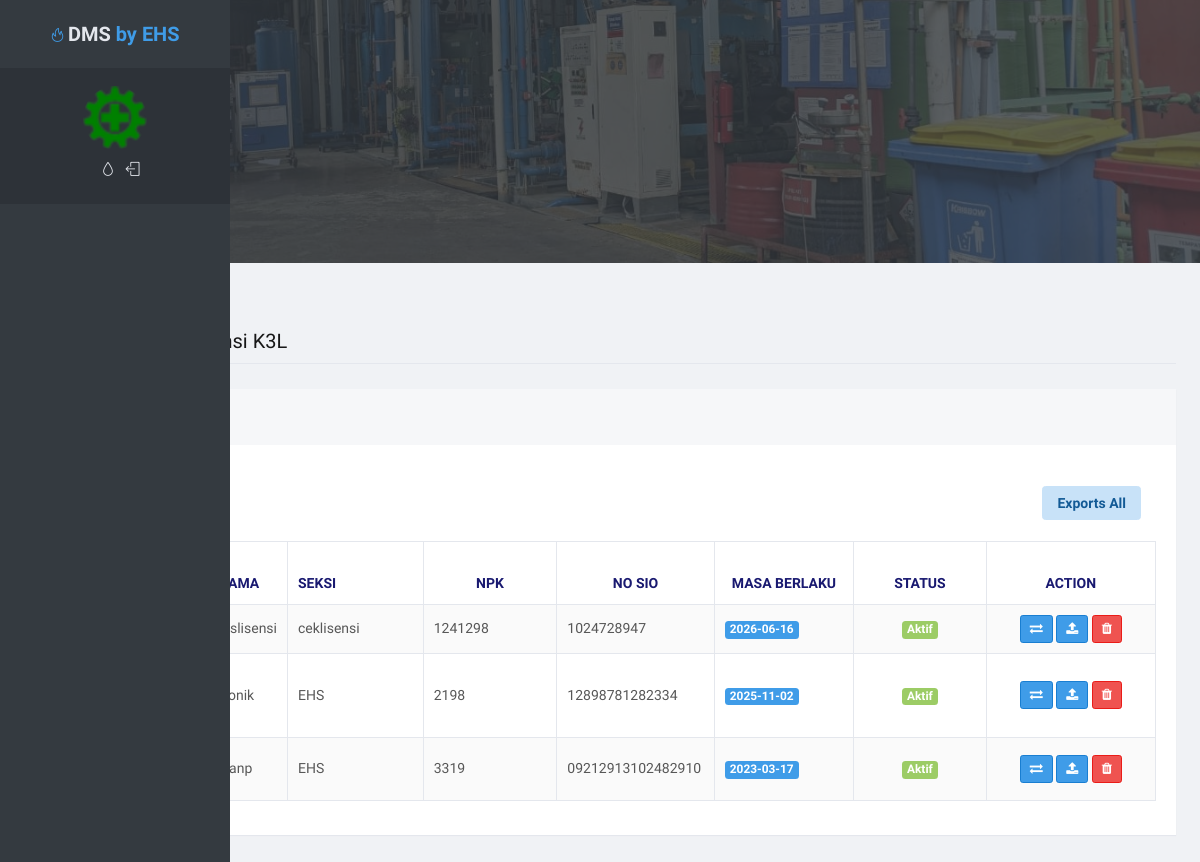
The app's page /index.php/document/viewLisensi, older data.
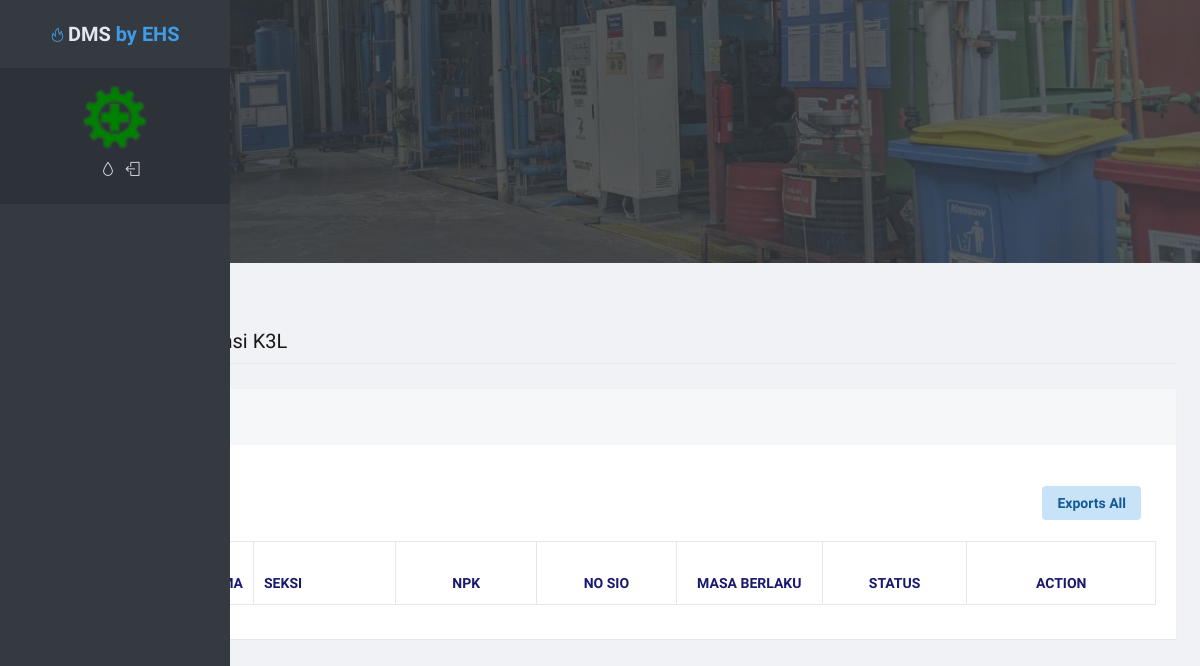
The same page, newer data.
### tables this page shows
CREATE TABLE `document_lisensi` (
  `id_document_lisensi` int(11) NOT NULL,
  `jenis_lisensi` varchar(255) NOT NULL,
  `nama` varchar(255) NOT NULL,
  `seksi` varchar(255) NOT NULL,
  `npk` varchar(50) NOT NULL,
  `no_sio` varchar(255) NOT NULL,
  `masa_berlaku` date NOT NULL,
  `status` enum('active','processing','expired','') NOT NULL,
  `filename` varchar(90) NOT NULL DEFAULT ''
);

### application/controllers/Document.php (called while the page is built, shortened)
<?php
class Document extends CI_Controller
{
	public function __construct()
	{
		$this->load->model('m_documents');
		$this->load->model('m_karyawan');
		$this->load->model('m_upload');
		$this->load->helper('url_helper');
	}
	public function viewLisensi(){
		$data['documents_lisensi'] = $this->m_documents->get_documents_lisensi();
		$this->load->view('templates/header');
		$this->load->view('templates/nav');
		$this->load->view('indexLisensi', $data);
		$this->load->view('templates/footer');
	}
}

### index.php (called while the page is built, shortened)
<?php
require_once BASEPATH.'core/CodeIgniter.php';

### application/models/m_documents.php (called while the page is built, shortened)
<?php
class m_documents extends CI_Model
{
	public function get_documents_lisensi()
	{
		$this->db->from('document_lisensi');
		$this->db->order_by('id_document_lisensi', 'DESC');
		$query = $this->db->get();
		return $query->result_array();
	}
}

### application/views/indexLisensi.php (the view, shortened to what this page needs)
<link rel="stylesheet" type="text/css" href="<?php echo base_url(); ?>assets/css/radiocustom.css" />
<main id="main-container" style="min-height: 2130px;">
	<div class="bg-image bg-image-bottom" style="background-image: url('assets/media/photos/wwt3.jpg');">
		<div class="bg-primary-dark-op">
			<div class="content content-top text-center overflow-hidden">
				<div class="pt-50 pb-20">
				</div>
			</div>
		</div>
	</div>
	<div class="content">
		<h2 class="content-heading">Documents Lisensi K3L</h2>
		<div class="block">
			<div class="block-header block-header-default">
				<h3 class="block-title">Documents<small></small></h3>
			</div>
			<div class="block-content block-content-full">
				<div class="col-12">
					<br>
				</div>
				<div class="col-12 text-right">
					<button type="button" class="btn btn-alt-primary" id="exports-table-lisensi">Exports All</button>
				</div>
				<div class="col-12">
					<br>
				</div>
				<table class="table table-bordered table-striped table-vcenter js-dataTable-full">
					<thead>
						<tr>
							<th class="text-center"></th>
							<th class="d-none d-sm-table-cell">Jenis Lisensi</th>
							<th class="d-none d-sm-table-cell">Nama</th>
							<th class="d-none d-sm-table-cell" style="width: 15%;">Seksi</th>
							<th class="text-center" style="width: 15%;">NPK</th>
							<th class="text-center" style="width: 15%;">No SIO</th>
							<th class="text-center" style="width: 15%;">Masa Berlaku</th>
							<th class="text-center" style="width: 15%;">Status</th>
							<th class="text-center" style="width: 20%;">Action</th>
						</tr>
					</thead>
					<tbody>
						<?php
							$index = 0;
							foreach ($documents_lisensi as $item) {
								$index++;
							?>
							<tr>
								<td class="text-center"><?php echo $index; ?></td>
								<td class="d-none d-sm-table-cell"><?php echo $item['jenis_lisensi']; ?></td>
								<td class="d-none d-sm-table-cell"><?php echo $item['nama']; ?></td>
								<td class="d-none d-sm-table-cell"><?php echo $item['seksi']; ?></td>
								<td class="d-none d-sm-table-cell"><?php echo $item['npk']; ?></td>
								<td class="d-none d-sm-table-cell"><?php echo $item['no_sio']; ?></td>
								<td class="d-none d-sm-table-cell">
									<?php
										if ($item['status'] == 'expired') {
											echo '<a href="' . base_url('notifyLisensi/' . $item['id_document_lisensi']) . '">';
											echo '<span class="badge badge-danger">' . $item['masa_berlaku'] . '</span>';
											echo '</a>';
										} else {
											echo '<span class="badge badge-primary">' . $item['masa_berlaku'] . '</span>';
										}
									?>
								</td>
								<td class="d-none d-sm-table-cell text-center">
									<?php
										switch ($item['status']) {
											case 'active' :
												echo '<span class="badge badge-success">Aktif</span>';
												break;
										}
									?>
								</td>
								<td class="text-center">
									<?php if ($item['status'] != 'expired') { ?>
										<a href="<?php echo base_url('document/flip_status_lisensi/' . $item['id_document_lisensi']); ?>" data-toggle="tooltip-lisensi" title="Tombol ini digunakan untuk mengubah status dari diproses menjadi aktif ataupun sebaliknya" class="btn btn-sm btn-primary">
											<i class="fa fa-exchange"></i>
										</a>
									<?php } ?>
									<button type="button" class="btn btn-sm btn-primary" data-id="<?php echo $item['id_document_lisensi']; ?>" data-name="<?php echo $item['jenis_lisensi']; ?>" data-toggle="modal" data-target="#modal-block-upload-lisensi">
										<i class="fa fa-upload"></i>
									</button>
									<a href="<?php echo base_url('deleteLisensi/' . base64_encode($item['id_document_lisensi'])); ?>" class="btn btn-sm btn-danger" data-toggle="tooltip-lisensi" title="Tombol ini digunakan untuk menghapus data">
										<i class="fa fa-trash"></i>
									</a>
								</td>
							</tr>
						<?php }  ?>
					</tbody>
				</table>
			</div>
		</div>
	</div>
</main>

### application/views/templates/header.php (shortened to what this page needs)
<!doctype html>
<html lang="en" class="no-focus">
<head>
	<link rel="stylesheet" href="<?= base_url(). 'assets/js/plugins/datatables/dataTables.bootstrap4.css' ?>">
	<link rel="stylesheet" id="css-main" href="<?= base_url(). 'assets/css/codebase.min.css'?>">
</head>
<body>

### application/views/templates/nav.php (shortened to what this page needs)
?><div id="page-container" class="sidebar-mini sidebar-o sidebar-inverse enable-page-overlay side-scroll page-header-fixed page-header-glass page-header-inverse main-content-boxed">
	<nav id="sidebar">
		<div class="sidebar-content">
			<div class="content-header content-header-fullrow px-15">
				<div class="content-header-section sidebar-mini-visible-b">
					<span class="content-header-item font-w700 font-size-xl float-left animated fadeIn">
						<span class="text-dual-primary-dark">D</span><span class="text-primary">S</span>
					</span>
				</div>
			</div>
			<div class="content-side content-side-full content-side-user px-10 align-parent">
				<div class="sidebar-mini-visible-b align-v animated fadeIn">
					<img class="img-avatar img-avatar32" src="<?= base_url(). 'assets/media/avatars/k3logo.ico'?>" alt="">
				</div>
			</div>
			<div class="content-side content-side-full">
			</div>
		</div>
	</nav>
	<header id="page-header">
		<div class="content-header">
			<div class="content-header-section">
				<button type="button" class="btn btn-circle btn-dual-secondary" data-toggle="layout" data-action="sidebar_toggle">
					<i class="fa fa-navicon"></i>
				</button>
				<div class="btn-group" role="group">
					<button type="button" class="btn btn-circle btn-dual-secondary" id="page-header-options-dropdown" data-toggle="dropdown" aria-haspopup="true" aria-expanded="false">
					</button>
				</div>
			</div>
			<div class="content-header-section">
				<div class="btn-group" role="group">
					<button type="button" class="btn btn-rounded btn-dual-secondary" id="page-header-user-dropdown" data-toggle="dropdown" aria-haspopup="true" aria-expanded="false">
					</button>
				</div>
			</div>
		</div>
	</header>

### application/views/templates/footer.php (shortened to what this page needs)
</div>
</body>
</html>

### assets/css/radiocustom.css (style rules this page uses)
h2 { font-size: 18px; margin-bottom: 8px; }

### application/views/templates/header.php (style rules this page uses)
thead th { font-weight: 900; font-size: 48; color: #191970; }

Row changes from the older to the newer data that the page shows:
removed document_lisensi: nama "teslisensi", seksi "ceklisensi", npk "1241298", no_sio "1024728947", masa_berlaku "2026-06-16", status "Aktif"
removed document_lisensi: nama "Nonik", seksi "EHS", npk "2198", no_sio "12898781282334", masa_berlaku "2025-11-02", status "Aktif"
removed document_lisensi: nama "ihanp", seksi "EHS", npk "3319", no_sio "09212913102482910", masa_berlaku "2023-03-17", status "Aktif"
